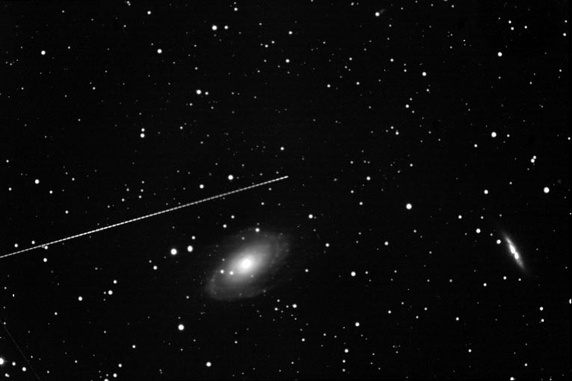
#> input picture 1.jpg, 572 x 381 px, shrunk from 765 x 510 before the run
$ python main.py
#> lines starting #> are read from the running program, lines starting #| are printed output that depends on the picture
import asyncio
import math

import numpy as np
from PIL import Image


async def calculate_avg_brightness_task(name):
    img = Image.open(name)
    arr = np.asarray(img)

    width, heigth = img.size  # ширина (x) и высота (y) изображения
    matrix = []
    for i in range(heigth):
        matrix.append([0] * width)

    for h in range(heigth):
        for w in range(width):
            r, g, b = arr[h, w]
            matrix[h][w] = int(r) + int(g) + int(b)

    avg = np.mean(matrix)
    size = np.size(matrix)
    return (arr, np.array(matrix), avg, size)
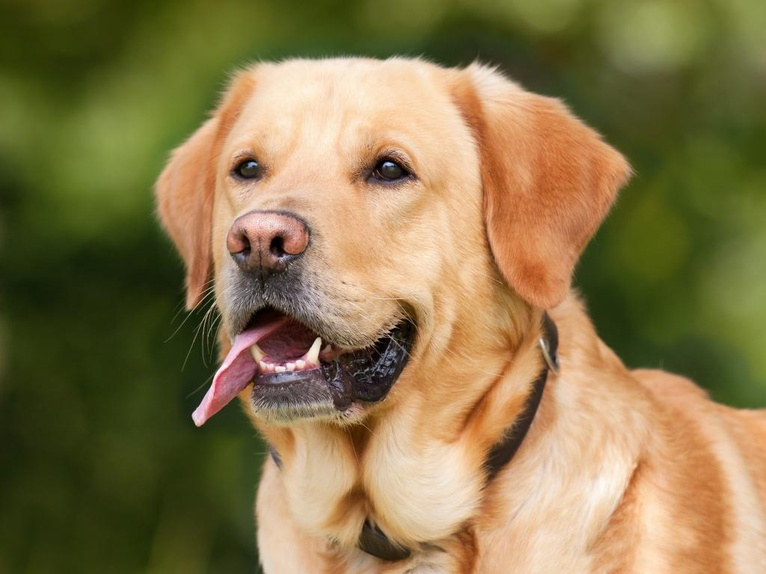
#> input picture 2.jpg, 766 x 574 px, shrunk from 1024 x 768 before the run
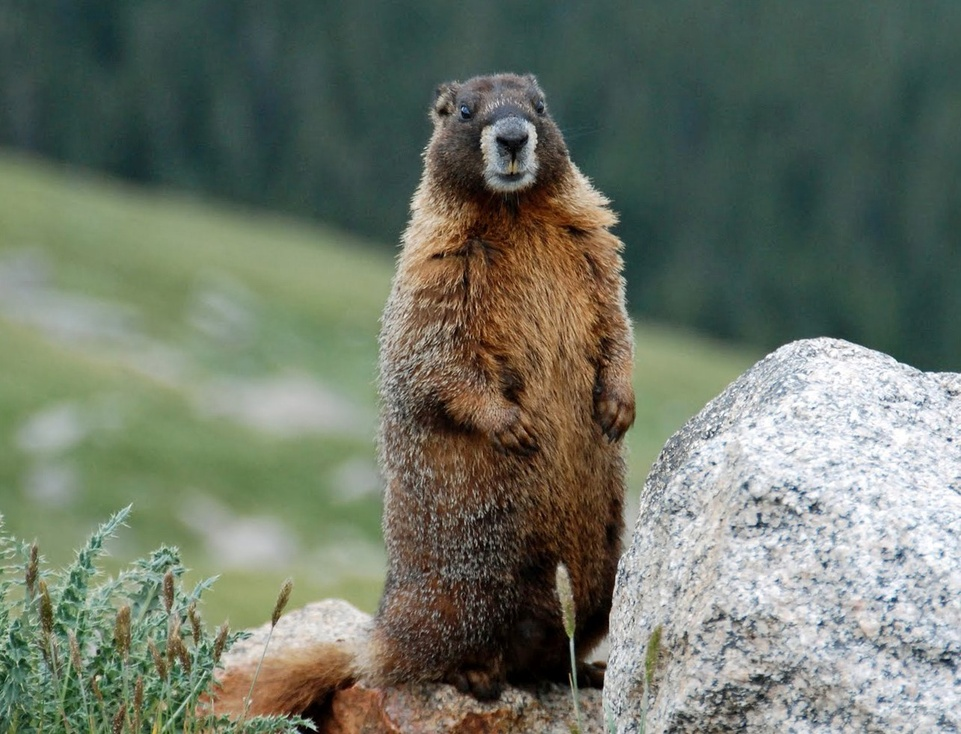
#> input picture 3.jpg, 961 x 734 px, shrunk from 1285 x 982 before the run


# считаем процент пикселей ярче среднего и чаще всего встречающегося среди всех пикселей
async def calculate_percent_task(name, arr, matrix, avg, size):
    flatList = np.concatenate(arr)
    maskList = np.concatenate(matrix > avg)
    unique_colors, counts = np.unique(flatList[maskList], return_counts=True, axis=0)
    most_frequent_index = np.argmax(counts)
    percentvalue = counts[most_frequent_index] / size * 100
    percent = math.floor(percentvalue * 1000)
    print(f"Done {name}, percent {percent}")
    return percent


async def calculate_amount_task(name, npmatrix, avg, size):
    arr = npmatrix[(npmatrix > avg)]
    amount = math.floor((len(arr) * 100) / size)
    print(f"Done {name}, amount {amount}")
    return amount


async def calculate_quarter_task(name, npmatrix, avg):
    if npmatrix.shape[0] % 2 != 0:
        row = [0] * npmatrix.shape[1]
        npmatrix = np.row_stack([row, npmatrix])

    if npmatrix.shape[1] % 2 != 0:
        col = [0] * npmatrix.shape[0]
        npmatrix = np.column_stack([col, npmatrix])

    verticals = np.vsplit(npmatrix, 2)
    tophorizonts = np.hsplit(verticals[0], 2)
    bottomhorizonts = np.hsplit(verticals[1], 2)

    result = {
        'I': np.count_nonzero(tophorizonts[1] > avg),
        'II': np.count_nonzero(tophorizonts[0] > avg),
        'III': np.count_nonzero(bottomhorizonts[0] > avg),
        'IV': np.count_nonzero(bottomhorizonts[1] > avg)
    }

    res = sorted(result.items(), key=lambda x: (-x[1], x[0]))
    quarter = res[0][0]
    print(f"Done {name}, quarter {quarter}")
    return quarter


async def execute_image_task(name):
    local_tasks = []
    print(f"Start {name}")

    pixels, matrix, avg, size = await calculate_avg_brightness_task(name)
    local_tasks.append(calculate_percent_task(name, pixels, matrix, avg, size))
    local_tasks.append(calculate_amount_task(name, matrix, avg, size))
    local_tasks.append(calculate_quarter_task(name, matrix, avg))

    result = await asyncio.gather(*local_tasks)
    percent = result[0]
    amount = result[1]
    quarter = result[2]
    print(f"Ready {name}")
    return (name, percent, amount, quarter)


async def asteroids(*data):
    tasks = []
    for name in data:
        tasks.append(execute_image_task(name))
    return await asyncio.gather(*tasks)


data = ['1.jpg', '2.jpg', '3.jpg']
# data = ['1.jpg']
print(asyncio.run(asteroids(*data)))
